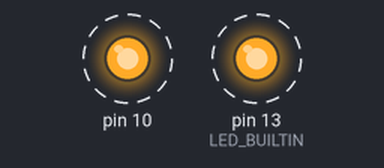
Bench run of a sketch on a simulated Arduino Uno, built with avr-gcc and run on an emulated ATmega328P. Parts: output pins drawn as LEDs (lit = HIGH). Dashed ring = blinking.

Above: at 0.5 s.
Timing chart, 0 to 4.6 s (numbered marks = the images above):
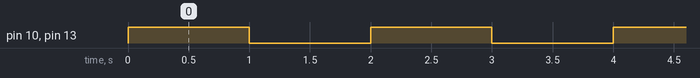

Measured:
- by itself, pin 10, pin 13 (LED_BUILTIN): alternates HIGH for 1.0 s and LOW for 1.0 s

The sketch:

PonderadaProg.ino
```cpp
void setup() {
  pinMode(LED_BUILTIN, OUTPUT);
  pinMode(10, OUTPUT);
}

void loop() {
  digitalWrite(LED_BUILTIN, HIGH);
  digitalWrite(10, HIGH);
  delay(1000);
  digitalWrite(LED_BUILTIN, LOW);
  digitalWrite(10, LOW);
  delay(1000);
}
```
